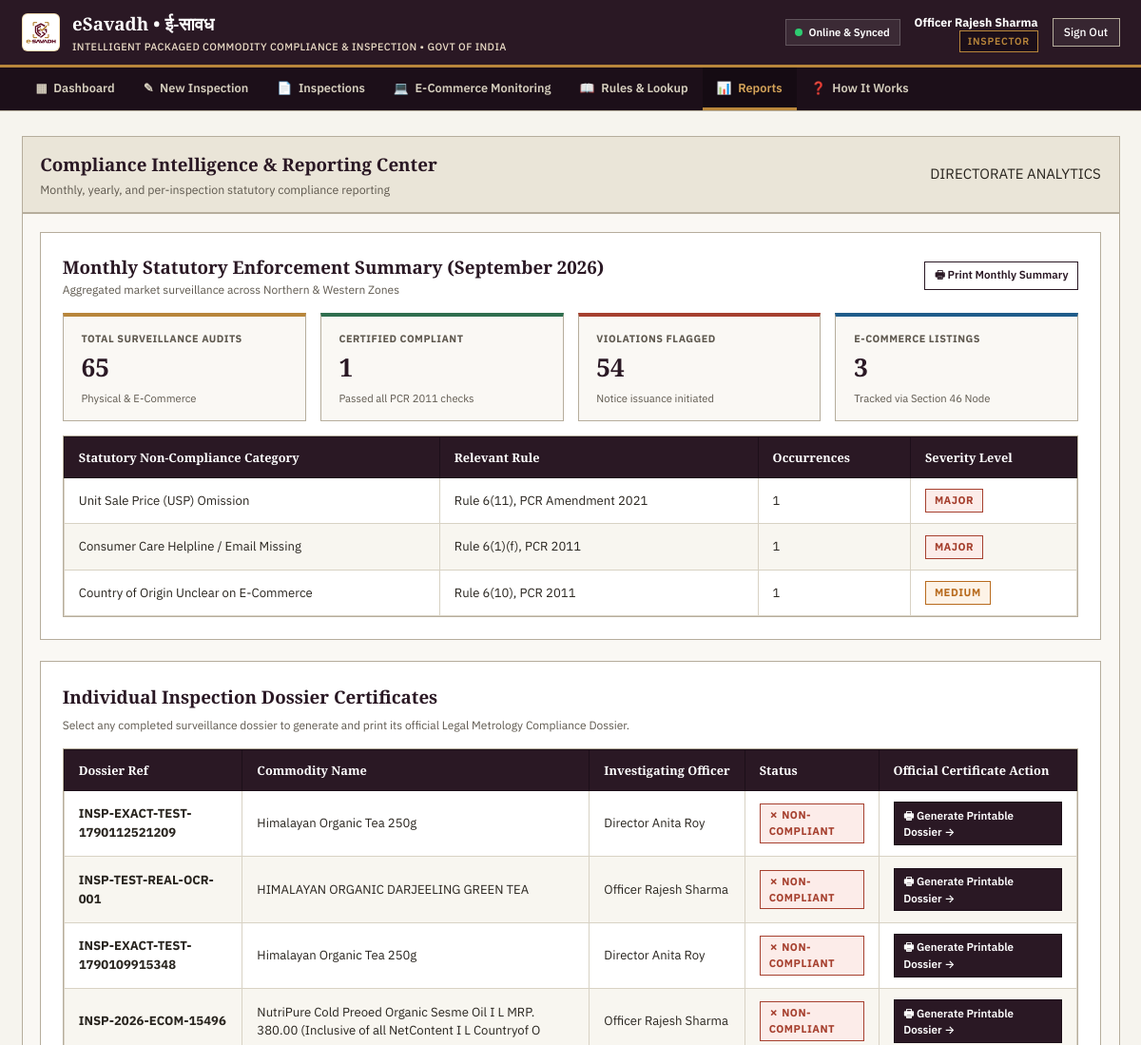
The app's page /reports (signed in, upper part), older data.
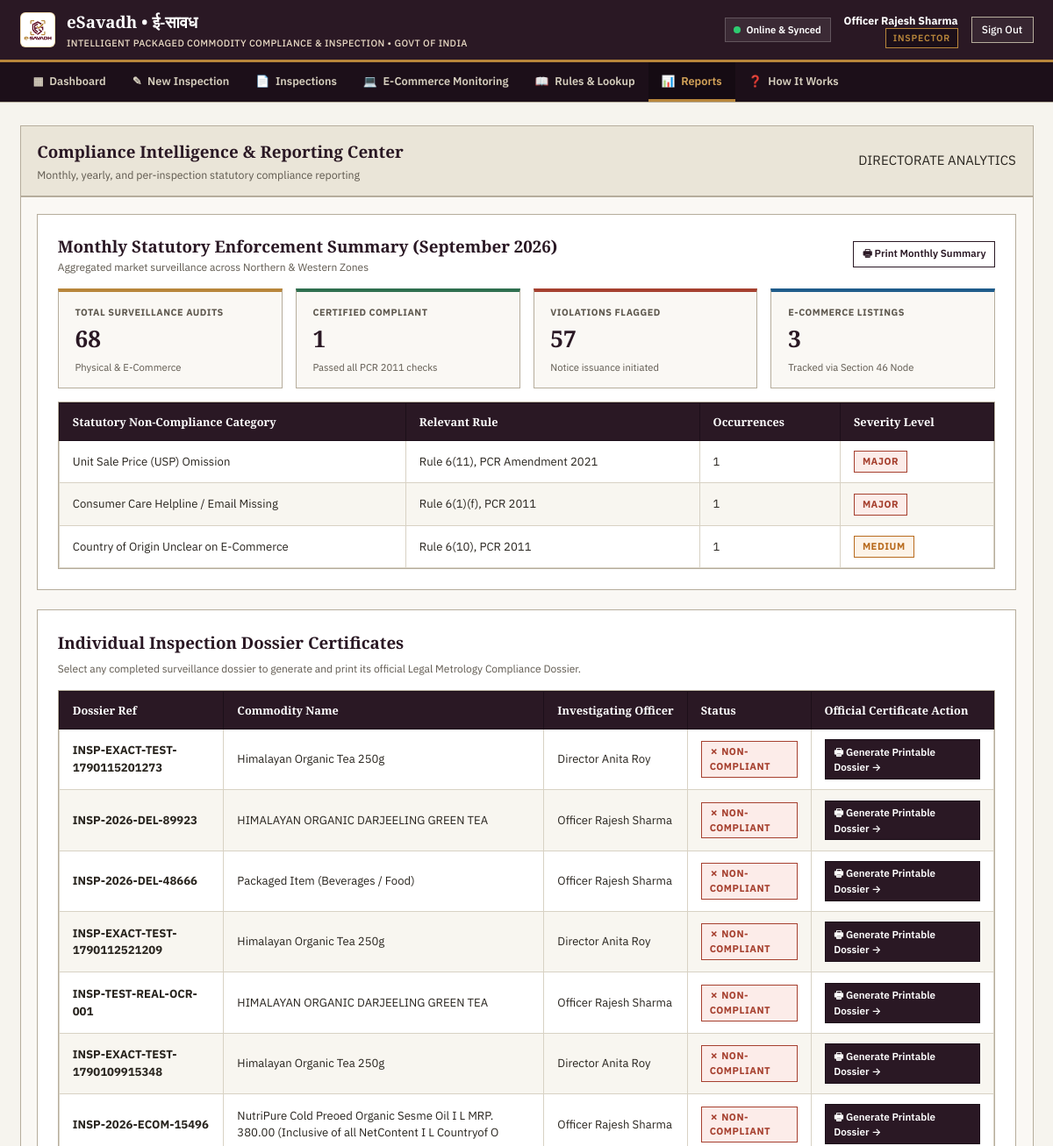
The same page, newer data.
### tables this page shows
CREATE TABLE inspections (
    id INTEGER PRIMARY KEY AUTOINCREMENT,
    ref_no TEXT UNIQUE NOT NULL,
    product_id INTEGER,
    inspector_id INTEGER NOT NULL,
    assigned_team_id INTEGER,
    retailer_id INTEGER,
    location TEXT,
    gps_lat REAL,
    gps_lng REAL,
    purpose TEXT DEFAULT 'Routine Market Surveillance',
    status TEXT DEFAULT 'Completed' CHECK (status IN ('Draft', 'In Progress', 'Review', 'Completed', 'Flagged')),
    compliance_status TEXT DEFAULT 'Needs Review' CHECK (compliance_status IN ('Compliant', 'Non-Compliant', 'Needs Review', 'Insufficient Evidence', 'Not Applicable')),
    source TEXT DEFAULT 'field' CHECK (source IN ('field', 'e-commerce')),
    overall_notes TEXT,
    sync_id TEXT UNIQUE, -- Local idempotency key for offline sync
    created_at TIMESTAMP DEFAULT CURRENT_TIMESTAMP,
    updated_at TIMESTAMP DEFAULT CURRENT_TIMESTAMP,
    FOREIGN KEY (product_id) REFERENCES products (id) ON DELETE SET NULL,
    FOREIGN KEY (inspector_id) REFERENCES users (id) ON DELETE CASCADE,
    FOREIGN KEY (assigned_team_id) REFERENCES teams (id) ON DELETE SET NULL,
    FOREIGN KEY (retailer_id) REFERENCES users (id) ON DELETE SET NULL
);

CREATE TABLE products (
    id INTEGER PRIMARY KEY AUTOINCREMENT,
    barcode TEXT UNIQUE,
    name TEXT NOT NULL,
    category TEXT NOT NULL,
    brand TEXT,
    manufacturer TEXT,
    packer TEXT,
    importer TEXT,
    mfg_date TEXT, -- MM/YYYY or YYYY-MM-DD
    expiry_date TEXT,
    country_of_origin TEXT DEFAULT 'India',
    net_quantity TEXT,
    mrp TEXT,
    created_at TIMESTAMP DEFAULT CURRENT_TIMESTAMP
);

CREATE TABLE users (
    id INTEGER PRIMARY KEY AUTOINCREMENT,
    name TEXT NOT NULL,
    email TEXT UNIQUE NOT NULL,
    password_hash TEXT NOT NULL,
    role TEXT NOT NULL CHECK (role IN ('Admin', 'Inspector', 'Retailer', 'Manufacturer')),
    organization TEXT,
    designation TEXT,
    phone TEXT,
    is_active INTEGER DEFAULT 1,
    created_at TIMESTAMP DEFAULT CURRENT_TIMESTAMP
);

### app.py (the view)
@app.route("/reports")
@login_required
def reports_center():
    inspections = database.get_inspections(limit=100)
    total = len(inspections)
    compliant = sum(1 for i in inspections if i["compliance_status"] == "Compliant")
    violations = sum(1 for i in inspections if i["compliance_status"] == "Non-Compliant")
    return render_template(
        "reports_center.html",
        inspections=inspections,
        total_inspections=total,
        compliant_count=compliant,
        violation_count=violations,
        active_page="reports"
    )

### app.py (called while the page is built)
@app.before_request
def ensure_serverless_db_ready():
    if not getattr(app, "_db_bootstrapped", False):
        try:
            database.init_db()
            app._db_bootstrapped = True
        except Exception as e:
            print(f"[eSavadh DB] Serverless init notice: {e}")

def login_required(f):
    @wraps(f)
    def decorated_function(*args, **kwargs):
        if "user" not in session:
            flash("Official authentication required to access this compliance register.", "error")
            return redirect(url_for("login", next=request.url))
        return f(*args, **kwargs)
    return decorated_function

### database.py (called while the page is built, shortened)
def get_effective_db_path():
    local_db = os.path.join(BASE_DIR, "esavadh.db")
    is_serverless = bool(os.environ.get("VERCEL") or os.environ.get("AWS_LAMBDA_FUNCTION_NAME") or not os.access(BASE_DIR, os.W_OK))
    return local_db

### templates/reports_center.html (shortened to what the changed rows need)
{% extends "base.html" %}
{% block content %}
<section class="ledger-section">
    <div class="ledger-header">
        <div>
            <h2 class="ledger-title">Compliance Intelligence & Reporting Center</h2>
        </div>
    </div>
    <div class="ledger-body">
        <div style="background: #FFFFFF; border: 1px solid var(--color-ledger-rule-dark); padding: 1.5rem; margin-bottom: 1.5rem;">
            <div class="metric-grid" style="margin-bottom: 1rem;">
                <div class="metric-card brass-top">
                    <div class="metric-label">TOTAL SURVEILLANCE AUDITS</div>
                    <div class="metric-value">{{ total_inspections }}</div>
                    <div class="form-hint">Physical & E-Commerce</div>
                </div>
                <div class="metric-card red-top">
                    <div class="metric-label">VIOLATIONS FLAGGED</div>
                    <div class="metric-value">{{ violation_count }}</div>
                    <div class="form-hint">Notice issuance initiated</div>
                </div>
            </div>
            <div class="ledger-table-wrapper">
                <table class="ledger-table">
                    <thead>
                        <tr>
                            <th>Statutory Non-Compliance Category</th>
                            <th>Relevant Rule</th>
                            <th>Occurrences</th>
                            <th>Severity Level</th>
                        </tr>
                    </thead>
                </table>
            </div>
        </div>
        <div style="background: #FFFFFF; border: 1px solid var(--color-ledger-rule-dark); padding: 1.5rem;">
            <div class="ledger-table-wrapper">
                <table class="ledger-table">
                    <thead>
                        <tr>
                            <th>Dossier Ref</th>
                            <th>Commodity Name</th>
                            <th>Investigating Officer</th>
                            <th>Status</th>
                            <th>Official Certificate Action</th>
                        </tr>
                    </thead>
                    <tbody>
                        {% for insp in inspections %}
                        <tr>
                            <td><strong>{{ insp.ref_no }}</strong></td>
                            <td>{{ insp.product_name or 'Packaged Item' }}</td>
                            <td>{{ insp.inspector_name or 'Officer' }}</td>
                            <td>
                                {% if insp.compliance_status == 'Compliant' %}
                                <span class="status-badge status-compliant">&#10003; Compliant</span>
                                {% else %}
                                <span class="status-badge status-non-compliant">&#10007; Non-Compliant</span>
                                {% endif %}
                            </td>
                            <td>
                                <a href="{{ url_for('printable_dossier', inspection_id=insp.id) }}" target="_blank" class="btn btn-primary btn-sm">
                                    &#128438; Generate Printable Dossier &rarr;
                                </a>
                            </td>
                        </tr>
                        {% endfor %}
                    </tbody>
                </table>
            </div>
        </div>
    </div>
</section>
{% endblock %}

Row changes from the older to the newer data that the page shows:
added inspections: ref_no "INSP-EXACT-TEST-1790115201273", name "Himalayan Organic Tea 250g", name "Director Anita Roy", compliance_status "✗ NON-COMPLIANT"
added inspections: ref_no "INSP-2026-DEL-89923", name "HIMALAYAN ORGANIC DARJEELING GREEN TEA", name "Officer Rajesh Sharma", compliance_status "✗ NON-COMPLIANT"
added inspections: ref_no "INSP-2026-DEL-48666", name "Packaged Item (Beverages / Food)", name "Officer Rajesh Sharma", compliance_status "✗ NON-COMPLIANT"
Text that changed along with them:
{{ total_inspections }}: "65" → "68"
{{ violation_count }}: "54" → "57"
